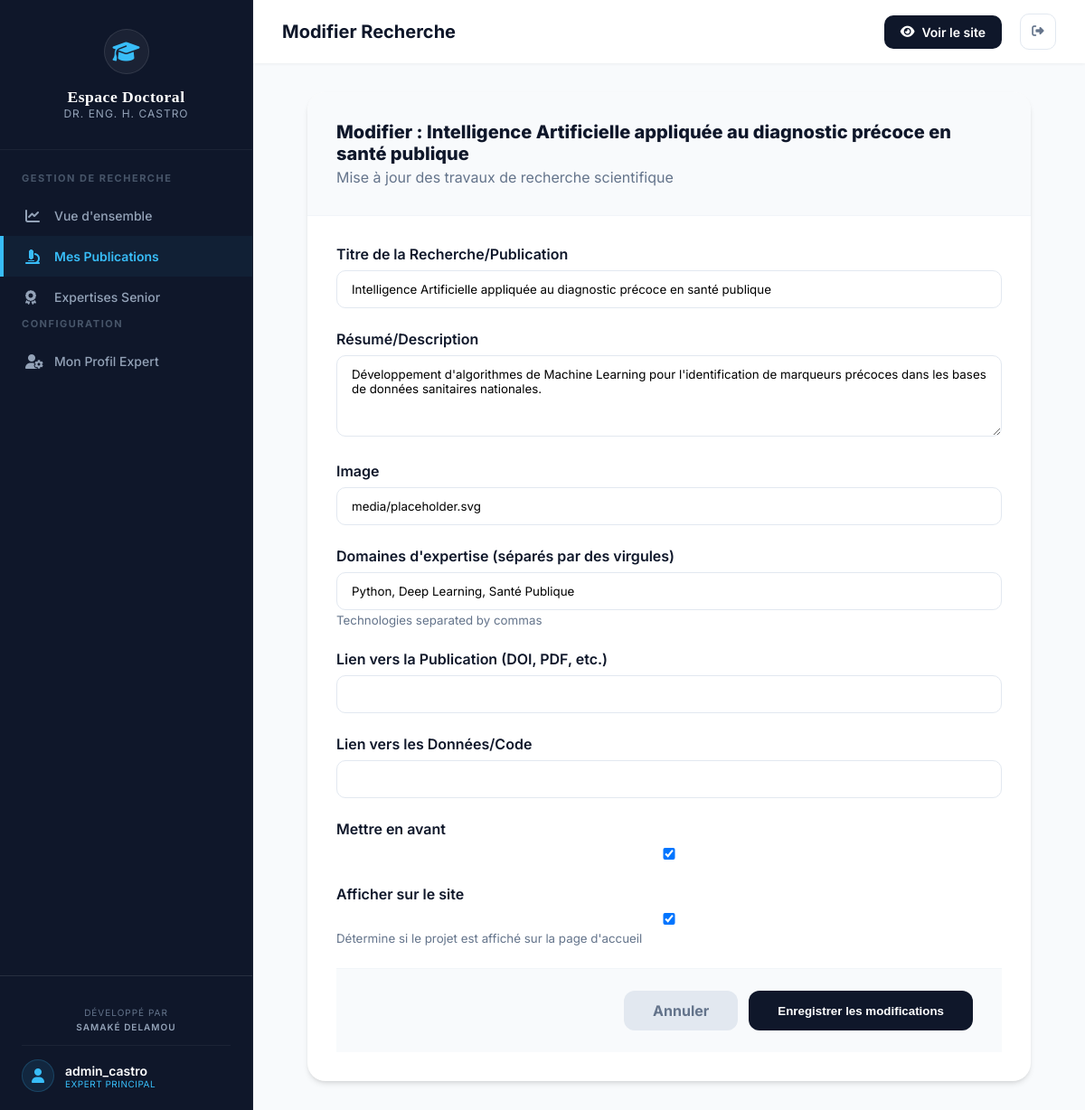
Before: /dashboard/projects/8/edit/ (signed in) with the older database file.
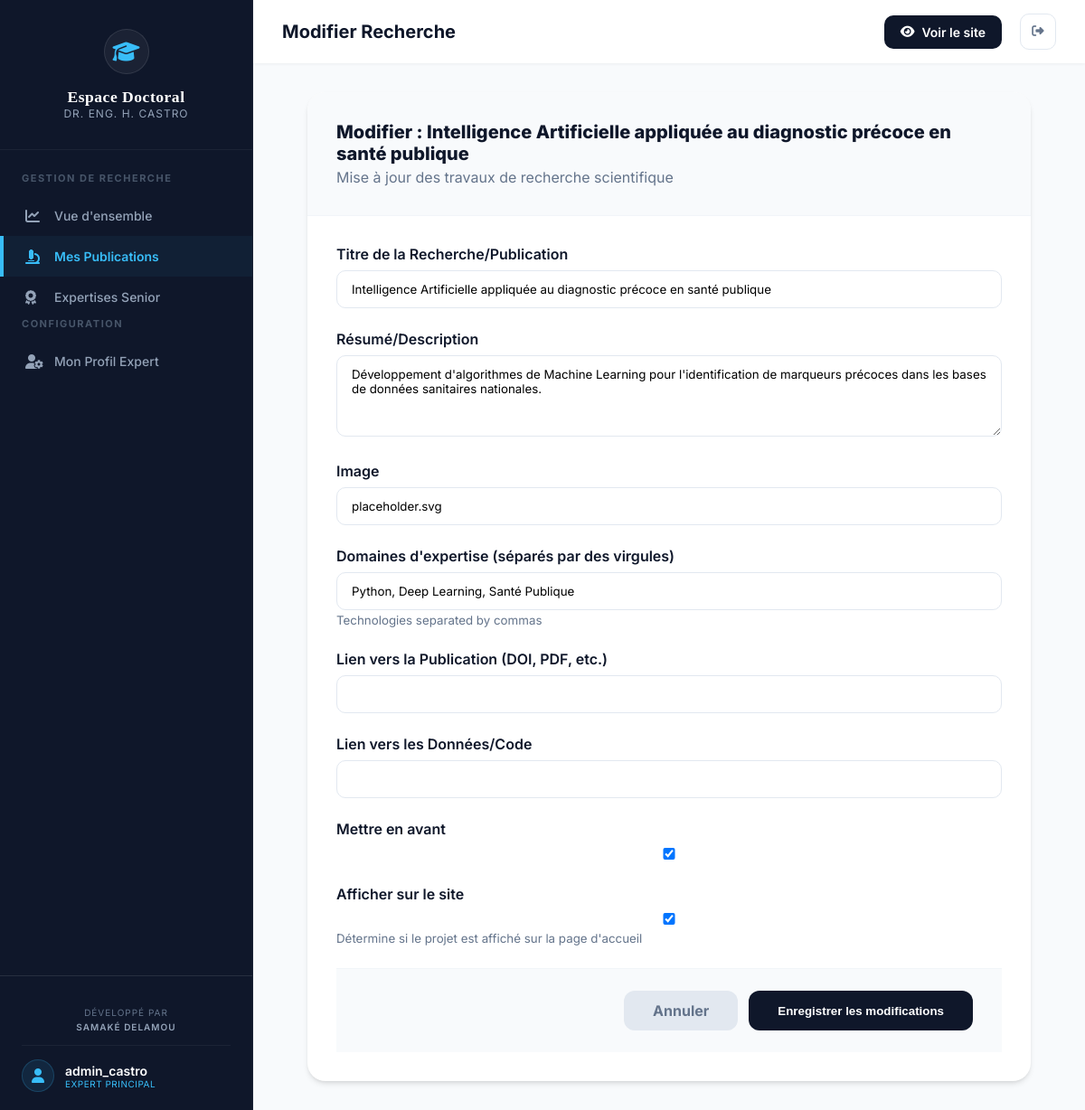
After: the same page with the newer database file.
### home/models.py (models this page shows, shortened)
class Project(models.Model):
    title = models.CharField(max_length=200)
    description = models.TextField()
    image = models.URLField(default="placeholder.svg")
    technologies = models.CharField(max_length=500, help_text="Technologies separated by commas")
    project_url = models.URLField(blank=True, null=True)
    github_url = models.URLField(blank=True, null=True)
    featured = models.BooleanField(default=False)
    is_visible = models.BooleanField(default=True, help_text="Détermine si le projet est affiché sur la page d'accueil")
    created_at = models.DateTimeField(auto_now_add=True)
    updated_at = models.DateTimeField(auto_now=True)

### home/views.py (the view)
# urls.py: path('dashboard/projects/<int:pk>/edit/', views.edit_project, name='dashboard_project_edit'),
@login_required
def edit_project(request, pk):
    project = get_object_or_404(Project, pk=pk)
    if request.method == 'POST':
        form = ProjectForm(request.POST, request.FILES, instance=project)
        if form.is_valid():
            form.save()
            messages.success(request, "Projet mis à jour avec succès !")
            return redirect('dashboard_projects')
        else:
            messages.error(request, "Erreur lors de la modification du projet. Veuillez vérifier le formulaire.")
    else:
        form = ProjectForm(instance=project)
    return render(request, 'home/project_form.html', {'form': form, 'project': project})

### home/forms.py
class ProjectForm(forms.ModelForm):
    class Meta:
        model = Project
        fields = [
            'title',
            'description',
            'image',
            'technologies',
            'project_url',
            'github_url',
            'featured',
            'is_visible',
        ]
        labels = {
            'title': 'Titre de la Recherche/Publication',
            'description': 'Résumé/Description',
            'technologies': 'Domaines d\'expertise (séparés par des virgules)',
            'project_url': 'Lien vers la Publication (DOI, PDF, etc.)',
            'github_url': 'Lien vers les Données/Code',
            'featured': 'Mettre en avant',
            'is_visible': 'Afficher sur le site',
        }
        widgets = {
            'description': forms.Textarea(attrs={'rows': 4}),
        }

### home/templates/home/project_form.html (shortened to what this page needs)
{% extends 'home/dashboard_base.html' %}
{% load static %}
{% block header_title %}Modifier Recherche{% endblock %}
{% block content %}
<div class="form-card">
    <div class="form-header">
        <h3 style="font-size: 20px; font-weight: 800;">Modifier : {{ project.title }}</h3>
        <p style="color: var(--secondary); margin-top: 4px;">Mise à jour des travaux de recherche scientifique</p>
    </div>
    <form method="post" enctype="multipart/form-data" class="form-body">
        {% for field in form %}
            <div class="form-group-modern">
                <label for="{{ field.id_for_label }}">{{ field.label }}</label>
                {{ field }}
                {% if field.help_text %}
                    <small style="color: var(--secondary);">{{ field.help_text }}</small>
                {% endif %}
            </div>
        {% endfor %}
        <div class="form-footer">
            <a href="{% url 'dashboard_projects' %}" class="btn-cancel">Annuler</a>
            <button type="submit" class="btn-save">Enregistrer les modifications</button>
        </div>
    </form>
</div>
{% endblock %}

Changed rows visible on the page:
changed Project "Intelligence Artificielle appliquée au diagnostic précoce en santé publique": image "media/placeholder.svg" → "placeholder.svg"
